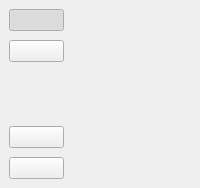
     <widget class="QWidget" name="leftMenuContainer" native="true">
      <property name="styleSheet">
       <string notr="true"/>
      </property>
      <layout class="QVBoxLayout" name="verticalLayout">
       <property name="leftMargin">
        <number>0</number>
       </property>
       <property name="topMargin">
        <number>0</number>
       </property>
       <property name="rightMargin">
        <number>0</number>
       </property>
       <property name="bottomMargin">
        <number>0</number>
       </property>
       <item>
        <widget class="QWidget" name="leftMenuSubContainer" native="true">
         <layout class="QVBoxLayout" name="verticalLayout_3">
          <property name="leftMargin">
           <number>0</number>
          </property>
          <property name="topMargin">
           <number>0</number>
          </property>
          <property name="rightMargin">
           <number>0</number>
          </property>
          <property name="bottomMargin">
           <number>0</number>
          </property>
          <item>
           <widget class="QWidget" name="verticalWidget_2" native="true">
            <layout class="QVBoxLayout" name="verticalLayout_6">
             <property name="spacing">
              <number>9</number>
             </property>
             <property name="leftMargin">
              <number>9</number>
             </property>
             <property name="topMargin">
              <number>9</number>
             </property>
             <property name="rightMargin">
              <number>9</number>
             </property>
             <property name="bottomMargin">
              <number>9</number>
             </property>
             <item>
              <widget class="QPushButton" name="homeBtn">
               <property name="minimumSize">
                <size>
                 <width>31</width>
                 <height>0</height>
                </size>
               </property>
               <property name="maximumSize">
                <size>
                 <width>55</width>
                 <height>16777215</height>
                </size>
               </property>
               <property name="text">
                <string/>
               </property>
               <property name="icon">
                <iconset resource="resources.qrc">
                 <normaloff>:/icons/icons/home.svg</normaloff>:/icons/icons/home.svg</iconset>
               </property>
               <property name="iconSize">
                <size>
                 <width>35</width>
                 <height>35</height>
                </size>
               </property>
               <property name="checkable">
                <bool>true</bool>
               </property>
               <property name="checked">
                <bool>true</bool>
               </property>
              </widget>
             </item>
             <item>
              <widget class="QPushButton" name="processBtn">
               <property name="maximumSize">
                <size>
                 <width>55</width>
                 <height>16777215</height>
                </size>
               </property>
               <property name="text">
                <string/>
               </property>
               <property name="icon">
                <iconset resource="resources.qrc">
                 <normaloff>:/icons/icons/cpu.svg</normaloff>:/icons/icons/cpu.svg</iconset>
               </property>
               <property name="iconSize">
                <size>
                 <width>35</width>
                 <height>35</height>
                </size>
               </property>
               <property name="checkable">
                <bool>true</bool>
               </property>
              </widget>
             </item>
            </layout>
           </widget>
          </item>
          <item>
           <widget class="QWidget" name="verticalWidget" native="true">
            <layout class="QVBoxLayout" name="verticalLayout_4">
             <property name="spacing">
              <number>9</number>
             </property>
             <property name="rightMargin">
              <number>9</number>
             </property>
             <item>
              <spacer name="verticalSpacer_5">
               <property name="orientation">
                <enum>Qt::Orientation::Vertical</enum>
               </property>
               <property name="sizeHint" stdset="0">
                <size>
                 <width>20</width>
                 <height>40</height>
                </size>
               </property>
              </spacer>
             </item>
             <item>
              <widget class="QPushButton" name="settingsBtn">
               <property name="sizePolicy">
                <sizepolicy hsizetype="Minimum" vsizetype="Fixed">
                 <horstretch>0</horstretch>
                 <verstretch>0</verstretch>
                </sizepolicy>
               </property>
               <property name="maximumSize">
                <size>
                 <width>55</width>
                 <height>16777215</height>
                </size>
               </property>
               <property name="contextMenuPolicy">
                <enum>Qt::ContextMenuPolicy::NoContextMenu</enum>
               </property>
               <property name="styleSheet">
                <string notr="true">text-align:left;

</string>
               </property>
               <property name="text">
                <string/>
               </property>
               <property name="icon">
                <iconset resource="resources.qrc">
                 <normaloff>:/icons/icons/settings.svg</normaloff>:/icons/icons/settings.svg</iconset>
               </property>
               <property name="iconSize">
                <size>
                 <width>35</width>
                 <height>35</height>
                </size>
               </property>
               <property name="checkable">
                <bool>true</bool>
               </property>
              </widget>
             </item>
             <item>
              <widget class="QPushButton" name="downloadBtn">
               <property name="maximumSize">
                <size>
                 <width>55</width>
                 <height>16777215</height>
                </size>
               </property>
               <property name="text">
                <string/>
               </property>
               <property name="icon">
                <iconset resource="resources.qrc">
                 <normaloff>:/icons/icons/download.svg</normaloff>:/icons/icons/download.svg</iconset>
               </property>
               <property name="iconSize">
                <size>
                 <width>35</width>
                 <height>35</height>
                </size>
               </property>
               <property name="checkable">
                <bool>true</bool>
               </property>
              </widget>
             </item>
            </layout>
           </widget>
          </item>
         </layout>
        </widget>
       </item>
      </layout>
     </widget>
